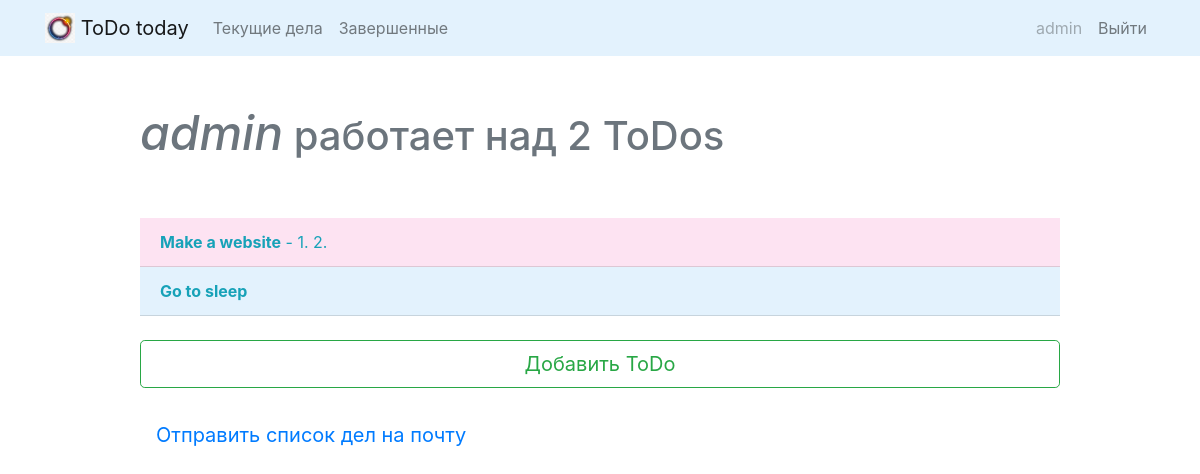
The page /current/ (signed in) on the database as committed earlier.
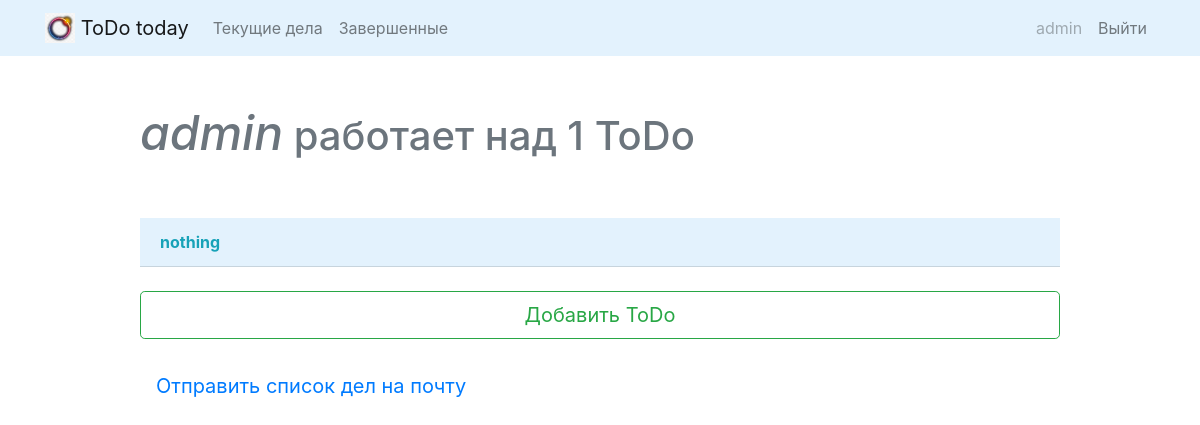
The same page on the database as committed later.
### todo/models.py (models this page shows, shortened)
class Todo(models.Model):
	title = models.CharField(max_length=100)
	created = models.DateTimeField(auto_now_add=True)
	memo = models.TextField(max_length=500, blank=True)
	datecompleted = models.DateTimeField(null=True, blank=True)
	important = models.BooleanField(default=False)
	user = models.ForeignKey(User, on_delete=models.CASCADE)

### todo/views.py (the view)
# urls.py: path('current/', views.currenttodos, name='currenttodos'),
@login_required
def currenttodos(request):
    todos = Todo.objects.filter(user=request.user, datecompleted__isnull=True)
    return render(request, 'todo/currenttodos.html', {'todos':todos})

### todo/templates/todo/currenttodos.html
{% extends "todo/base.html" %}
{% block content %}
    <div class="row justify-content-center mt-5">
        <div class="col-md-10 text-secondary">
            {% if todos %}
                 <h1><big><em >{{ user.username }}</em></big> работает над {{ todos.count }} ToDo{{ todos.count|pluralize }}</h1>
            {% endif %}
        </div>
    </div>
    <div class="row justify-content-center mt-5">
        <div class="col-md-10">
        {% if todos %}
            <div class="list-group list-group-flush">
                {% for todo in todos %}
                    <a href="{% url 'viewtodo' todo.id %}" class="list-group-item text-info"{% if todo.important %} style="background-color: #fde3f2" {% else %} style="background-color: #e3f2fd" {% endif %}><b>{{ todo.title }}</b>{% if todo.memo %} - {{ todo.memo|truncatechars:30 }}{% endif %}</a>
                {% endfor %}
                <br>
                <a role="button" class="btn btn-outline-success btn-lg btm-block" href="{% url 'createtodo' %}">Добавить ToDo</a>
                <br>
                <a role="button" class="footer btn-secondery btn-lg" href="{% url 'email' %}">Отправить список дел на почту</a>
            </div>
        {% else %}
            <div class="text-center">
                <h2>Нет дел! Хорошая работа.</h2>
            <br>
            <a role="button" class="btn btn-primary" href="{% url 'createtodo' %}">Новое ToDo</a>
            </div>
        {% endif %}
        </div>
    </div>
{% endblock %}

Rows that differ between the two databases and show on the page:
no longer on this page (row edited): Todo: title "Make a website", memo "1. 2.", important True (drawn)
no longer on this page (row edited): Todo: title "Go to sleep"
added Todo: title "nothing"
Other text that changed with them:
{{ todos.count }}: "2" → "1"
